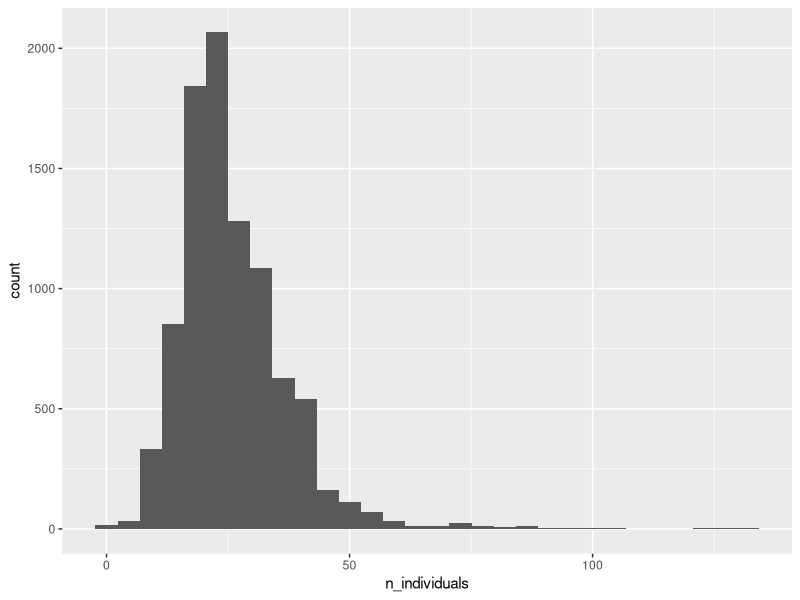
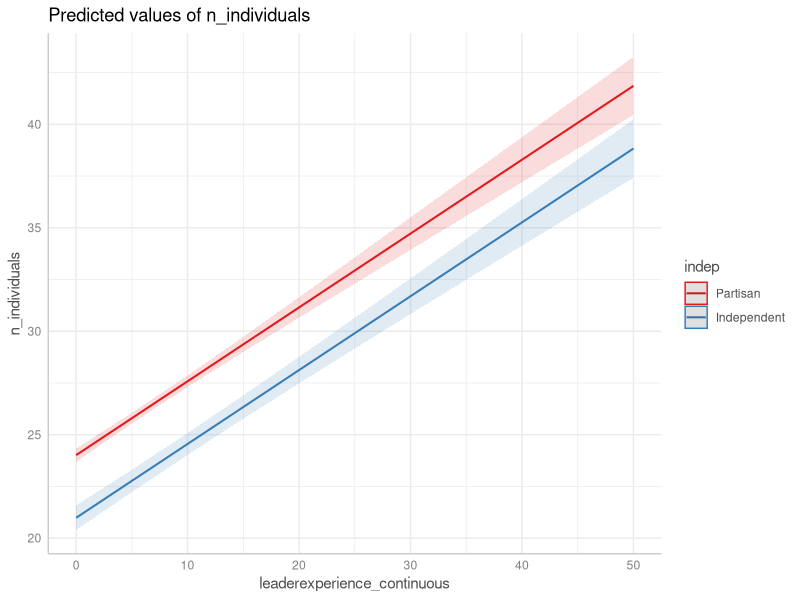
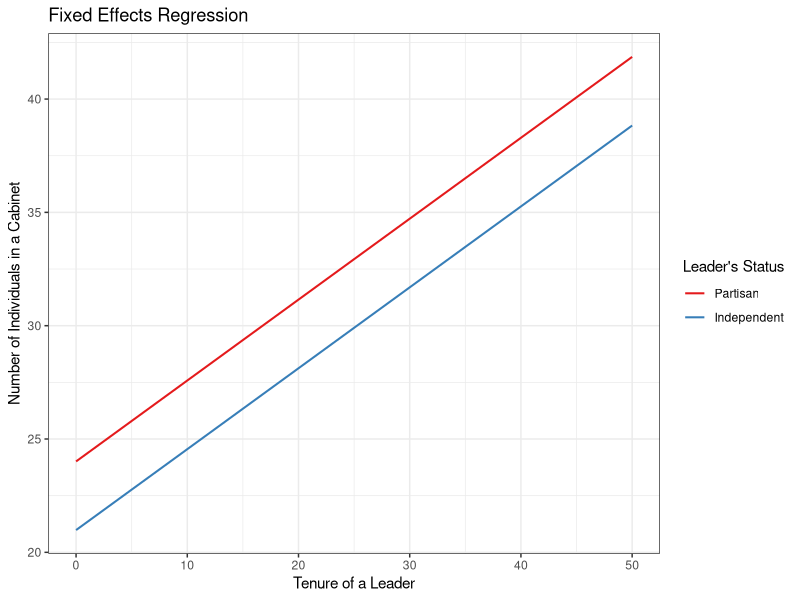
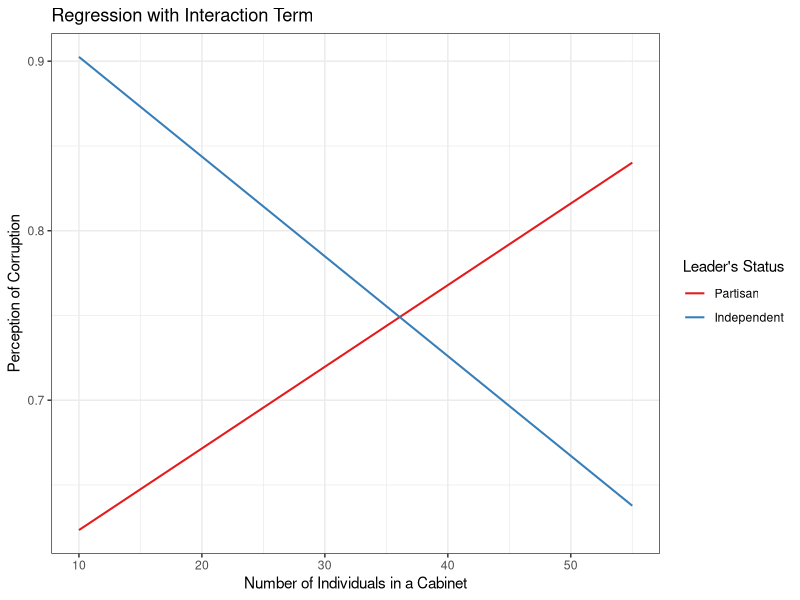
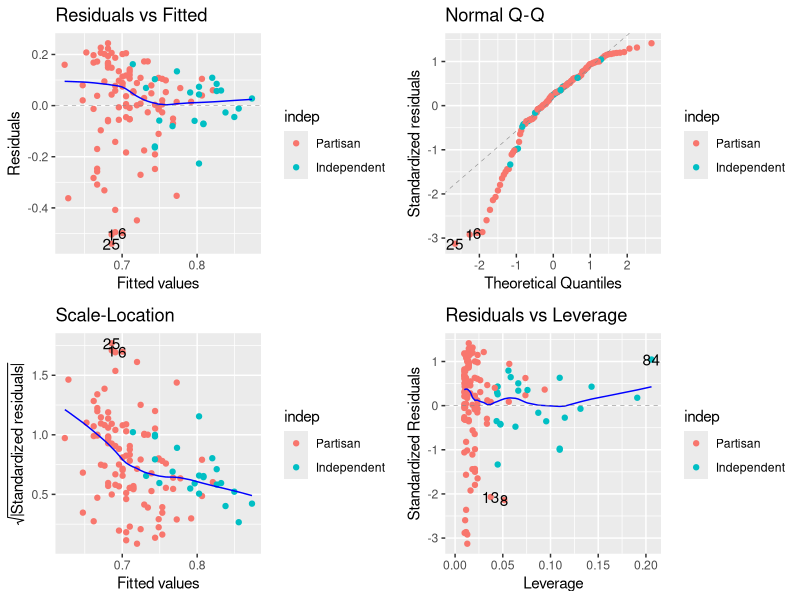

Write the R code that produced these figures, in order. (Note: this script raises an error after producing the figures.)
## ---- chunk 1
#| message: false

library(tidyverse)

whogov = read.csv("data/WhoGov.csv")
## ---- chunk 2
#| message: false

ggplot(whogov) +
  geom_histogram(aes(x = n_individuals)) 
## ---- chunk 3
whogov = whogov %>%
  mutate(indep = ifelse(leader_party == "independent", "Independent", "Partisan"))
## ---- chunk 4
lm(n_individuals ~ indep, whogov) %>%
  summary()
## ---- chunk 5
whogov$indep = as.factor(whogov$indep)
## ---- chunk 6
whogov$indep = relevel(whogov$indep, ref = "Partisan")
## ---- chunk 7
lm(n_individuals ~ indep, whogov) %>%
  summary()
## ---- chunk 8
lm(n_individuals ~ leaderexperience_continuous, whogov) %>%
  summary()
## ---- chunk 9

## ---- chunk 10
model_fe = lm(n_individuals ~ leaderexperience_continuous + indep, whogov) 
summary(model_fe)
## ---- chunk 11
library(ggeffects)
## ---- chunk 12
ggpredict(model_fe, terms = c("leaderexperience_continuous", "indep")) %>%
  plot()
## ---- chunk 13
ggpredict(model_fe, terms= c("leaderexperience_continuous", "indep")) %>%
  plot(show_ci = F) +
  labs(title = "Fixed Effects Regression",
       x = "Tenure of a Leader",
       y = "Number of Individuals in a Cabinet",
       color = "Leader's Status") +
  theme_bw()
## ---- chunk 14
whr = read.csv("data/WHR.csv")
## ---- chunk 15
whr_subset = whr %>%
  select(Country_name, Perceptions_of_corruption)

whogov_subset = whogov %>%
  filter(year == 2021) %>%
  select(country_name, n_individuals, indep)
## ---- chunk 16
whr_whogov = whr_subset %>%
  left_join(whogov_subset, by = c("Country_name" = "country_name")) 
## ---- chunk 17
head(whr_whogov)
## ---- chunk 18
model_in = lm(Perceptions_of_corruption ~ n_individuals * indep, whr_whogov)
summary(model_in)
## ---- chunk 19
ggpredict(model_in, terms= c("n_individuals", "indep")) %>%
  plot(show_ci = FALSE) +
  labs(title = "Regression with Interaction Term",
       x = "Number of Individuals in a Cabinet",
       y = "Perception of Corruption",
       color = "Leader's Status") +
  theme_bw()
## ---- chunk 20
ggpredict(model_in, terms= c("n_individuals [12]", "indep [Independent]"))
## ---- chunk 21
library(ggfortify)
autoplot(model_in, colour = "indep")

shapiro.test(model_in_fix$residuals)
## ---- chunk 22
model_in_fix = lm(I(Perceptions_of_corruption)^2 ~ n_individuals + indep + system_category, whr_whogov)


ggplot(whr_whogov, aes(x = n_individuals, y = Perceptions_of_corruption, color = indep)) +
  geom_point() +
  geom_smooth()
